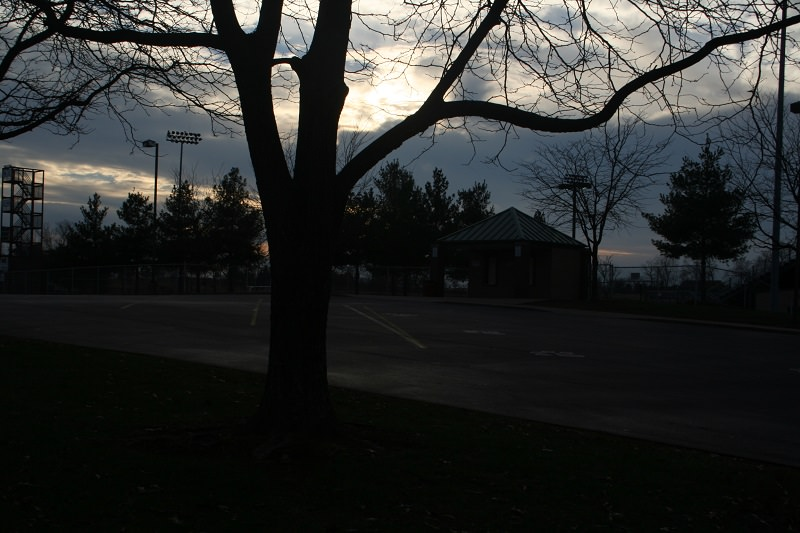
#> input picture python/brightnes/assets/lowlight.jpg, 800 x 533 px
$ python main.py
#> lines starting #> are read from the running program, lines starting #| are printed output that depends on the picture
import cv2
import numpy as np

# Open a typical 24 bit color image. For this kind of image there are
# 8 bits (0 to 255) per color channel
img = cv2.imread('assets/lowlight.jpg')  # mandrill reference image from USC SIPI
#> img is the input picture: shape (533, 800, 3); mean B, G, R 43.5, 44.7, 43.2

s = 300

def apply_brightness_contrast(input_img, brightness = 0, contrast = 0):

#> called with brightness = 40, contrast = 0
    if brightness != 0:
        if brightness > 0:
            shadow = brightness
            highlight = 255
        else:
            shadow = 0
            highlight = 255 + brightness
        alpha_b = (highlight - shadow)/255
        gamma_b = shadow

        buf = cv2.addWeighted(input_img, alpha_b, input_img, 0, gamma_b)
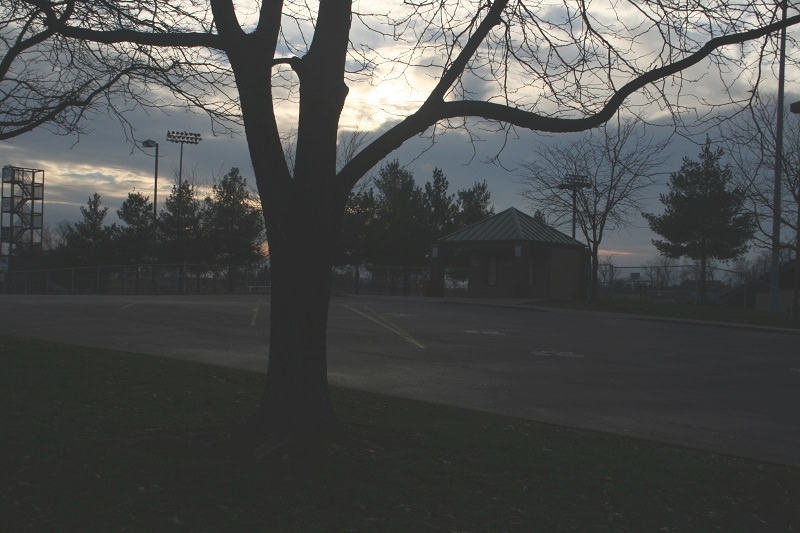
#> buf: shape (533, 800, 3); mean B, G, R 76.7, 77.7, 76.4
    else:
        buf = input_img.copy()

    if contrast != 0:
        f = 131*(contrast + 127)/(127*(131-contrast))
        alpha_c = f
        gamma_c = 127*(1-f)

        buf = cv2.addWeighted(buf, alpha_c, buf, 0, gamma_c)

    return buf


font = cv2.FONT_HERSHEY_SIMPLEX
fcolor = (0,0,0)

blist = [40] # list of brightness values
clist = [0] # list of contrast values


out = None
c = 0
b = 40
print('b, c:  ', b,', ',c)

out= apply_brightness_contrast(img, b, c)

cv2.imwrite('output/out.png', out)
